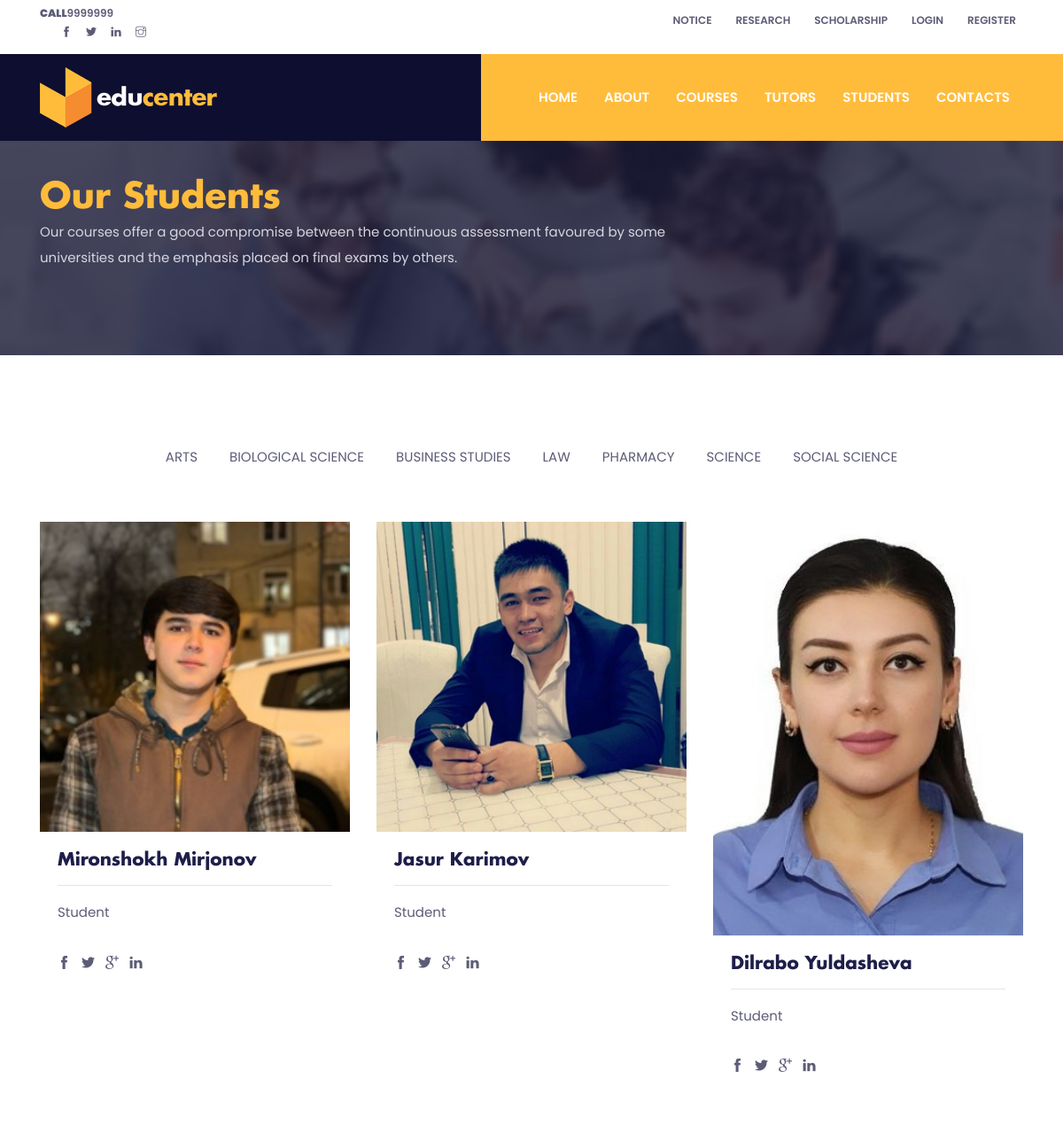
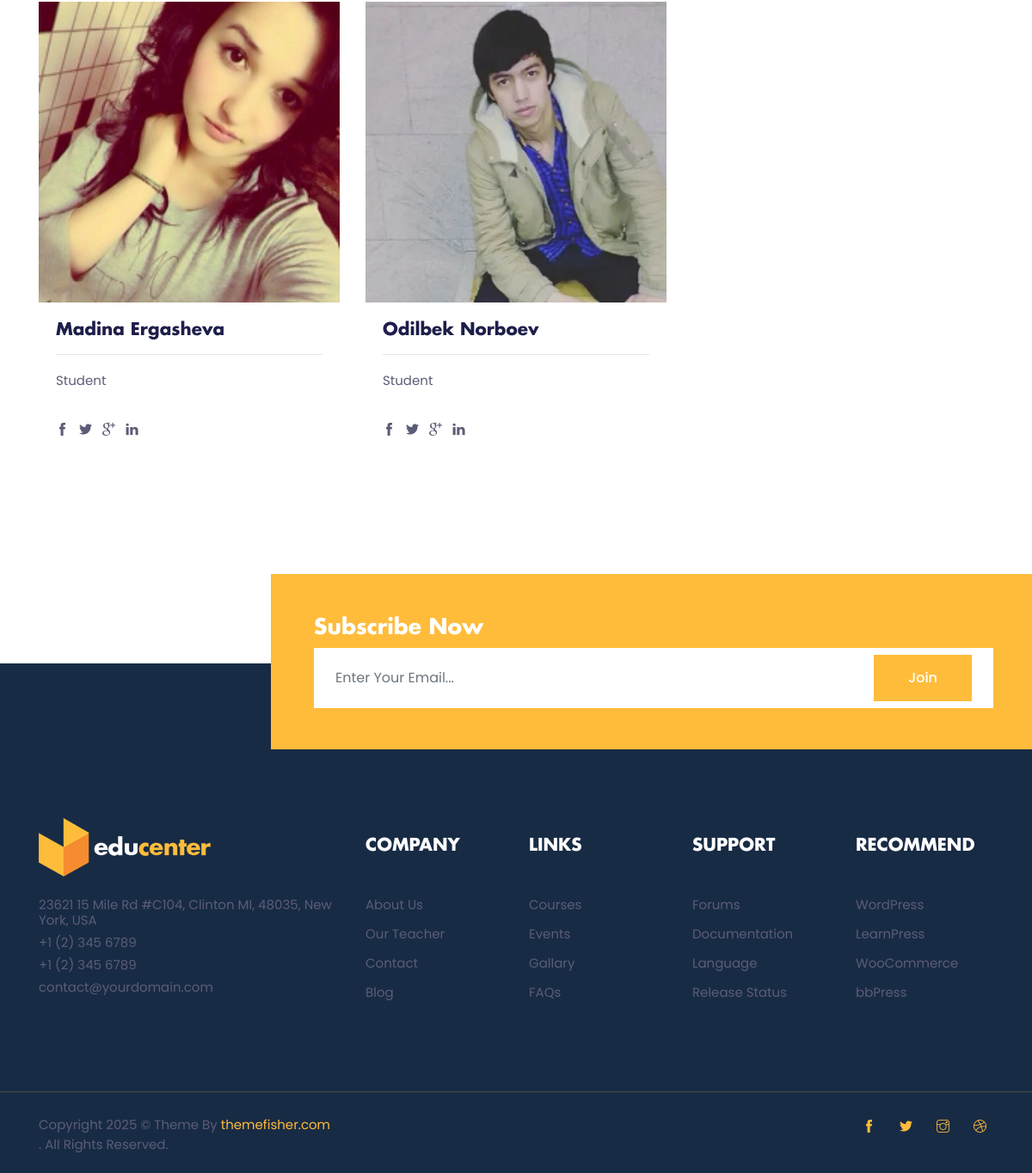
The app's page /students.html with its own data (2 pictures, top to bottom).
### home/models.py (models this page shows, shortened)
class Setting(models.Model):
    title = models.CharField(max_length=150)
    keywords = models.CharField(max_length=255)
    description = models.CharField(max_length=255)
    phone = models.CharField(max_length=15)
    email = models.EmailField(max_length=50)
    address = models.CharField(max_length=100)
    smtp_server = models.CharField(max_length=50)
    smtp_email = models.CharField(max_length=50)
    smtp_password = models.CharField(max_length=10)
    smtp_port = models.CharField(max_length=5)
    youtube = models.CharField(max_length=50)
    instagram = models.CharField(max_length=50)
    facebook = models.CharField(max_length=50)
    icon = models.ImageField(upload_to='images/')
    aboutus = models.TextField(max_length=255)
    contact = RichTextUploadingField()

### course/models.py (models this page shows, shortened)
class Student(models.Model):
    name = models.CharField(max_length=150)
    description = models.TextField(max_length=255)
    image = models.ImageField(blank=True, upload_to='images/')
    def image_tag(self):
        return mark_safe('<img src="{}" height="50"/>'.format(self.image.url))
    image_tag.short_description = 'Image'

### home/views.py (the view)
# urls.py: path('students.html', students, name='student'),
def students(request):
    setting = Setting.objects.get()
    student = Student.objects.all()
    context = {'setting': setting,
               'student': student, }
    return render(request, 'students.html', context)

### home/templates/students.html (shortened to what this page needs)
{% extends 'homebase.html' %}
{% load static %}
{% block body %}
<section class="page-title-section overlay" data-background="{% static 'images/backgrounds/page-title.jpg'%}">
  <div class="container">
    <div class="row">
      <div class="col-md-8">
        <ul class="list-inline custom-breadcrumb">
          <li class="list-inline-item"><a class="h2 text-primary font-secondary" href="@@page-link">Our Students</a></li>
        </ul>
        <p class="text-lighten">Our courses offer a good compromise between the continuous assessment favoured by some universities and the emphasis placed on final exams by others.</p>
      </div>
    </div>
  </div>
</section>
<section class="section">
  <div data-ref="mixitup-target" class="container">
    <div class="row">
      <div class="col-12">
        <ul class="list-inline text-center filter-controls mb-5">
          <li class="list-inline-item m-3 text-uppercase" data-filter=".arts">arts</li>
          <li class="list-inline-item m-3 text-uppercase" data-filter=".bio-science">biological science</li>
          <li class="list-inline-item m-3 text-uppercase" data-filter=".business-study">business studies</li>
          <li class="list-inline-item m-3 text-uppercase" data-filter=".law">law</li>
          <li class="list-inline-item m-3 text-uppercase" data-filter=".pharmacy">pharmacy</li>
          <li class="list-inline-item m-3 text-uppercase" data-filter=".science">science</li>
          <li class="list-inline-item m-3 text-uppercase" data-filter=".social-science">social science</li>
        </ul>
      </div>
    </div>
    <div class="row" data-ref="mixitup-container">
        {% for s in student %}
      <div data-ref="mixitup-target" class="col-lg-4 col-sm-6 mb-5 arts law">
        <div class="card border-0 rounded-0 hover-shadow">
          <img class="card-img-top rounded-0" src="{{ s.image.url }}" alt="student">
          <div class="card-body">
            <a href="teacher-single.html">
              <h4 class="card-title">{{ s.name | safe }}</h4>
            </a>
              <hr>
            <p>Student</p>
              <br>
            <ul class="list-inline">
              <li class="list-inline-item"><a class="text-color" href="#"><i class="ti-facebook"></i></a></li>
              <li class="list-inline-item"><a class="text-color" href="#"><i class="ti-twitter-alt"></i></a></li>
              <li class="list-inline-item"><a class="text-color" href="#"><i class="ti-google"></i></a></li>
              <li class="list-inline-item"><a class="text-color" href="#"><i class="ti-linkedin"></i></a></li>
            </ul>
          </div>
        </div>
      </div>
        {% endfor %}
    </div>
  </div>
</section>
{% endblock %}

### home/templates/header.html (shortened to what this page needs)
{% load static %}
{% load active_link_tags %}
<header class="fixed-top header">
  <div class="top-header py-2 bg-white">
    <div class="container">
      <div class="row no-gutters">
        <div class="col-lg-4 text-center text-lg-left">
            <a class="text-color mr-3" href="callto:+443003030266"><strong>CALL</strong>{{ setting.phone }}</a>
          <ul class="list-inline d-flex mb-0 ml-3">
            <li class="list-inline-item mx-0"><a class="d-inline-block p-2 text-color" href="#"><i class="ti-facebook"></i></a></li>
            <li class="list-inline-item mx-0"><a class="d-inline-block p-2 text-color" href="#"><i class="ti-twitter-alt"></i></a></li>
            <li class="list-inline-item mx-0"><a class="d-inline-block p-2 text-color" href="#"><i class="ti-linkedin"></i></a></li>
            <li class="list-inline-item mx-0"><a class="d-inline-block p-2 text-color" href="#"><i class="ti-instagram"></i></a></li>
          </ul>
        </div>
        <div class="col-lg-8 text-center text-lg-right">
          <ul class="list-inline">
            <li class="list-inline-item"><a class="text-uppercase text-color p-sm-2 py-2 px-0 d-inline-block" href="notice.html">notice</a></li>
            <li class="list-inline-item"><a class="text-uppercase text-color p-sm-2 py-2 px-0 d-inline-block" href="research.html">research</a></li>
            <li class="list-inline-item"><a class="text-uppercase text-color p-sm-2 py-2 px-0 d-inline-block" href="scholarship.html">SCHOLARSHIP</a></li>
            <li class="list-inline-item"><a class="text-uppercase text-color p-sm-2 py-2 px-0 d-inline-block" href="#" data-toggle="modal" data-target="#loginModal">login</a></li>
            <li class="list-inline-item"><a class="text-uppercase text-color p-sm-2 py-2 px-0 d-inline-block" href="#" data-toggle="modal" data-target="#signupModal">register</a></li>
          </ul>
        </div>
      </div>
    </div>
  </div>
  <div class="navigation w-100">
    <div class="container">
      <nav class="navbar navbar-expand-lg navbar-light p-0">
        <a class="navbar-brand" href="{% url 'home' %}"><img src="{% static 'images/logo.png'%}" alt="logo"></a>
        <div class="collapse navbar-collapse" id="navigation">
          <ul class="navbar-nav ml-auto text-center">
            <li class="nav-item {% active_link 'home' strict=True %}">
              <a class="nav-link" href="{% url 'home' %}">HOME</a>
            </li>
            <li class="nav-item {% active_link 'about' strict=True %} @@about">
              <a class="nav-link" href="{% url 'about' %}">ABOUT</a>
            </li>
            <li class="nav-item {% active_link 'subject' strict=True %} @@subject">
              <a class="nav-link" href="{% url 'subject' %}">COURSES</a>
            </li>
            <li class="nav-item {% active_link 'tutor' strict=True %} @@tutor">
              <a class="nav-link" href="{% url 'tutor' %}">TUTORS</a>
            </li>
            <li class="nav-item {% active_link 'student' strict=True %} @@student">
              <a class="nav-link" href="{% url 'student' %}">STUDENTS</a>
            </li>
            <li class="nav-item {% active_link 'contact' strict=True %} @@contact">
              <a class="nav-link" href="{% url 'contact' %}">CONTACTS</a>
            </li>
          </ul>
        </div>
      </nav>
    </div>
  </div>
</header>

### home/static/css/style.css (style rules this page uses)
body { line-height: 1.2; font-family: "Poppins", sans-serif; -webkit-font-smoothing: antialiased; font-size: 15px; color: #5c5c77; }
p, .paragraph { font-weight: 400; color: #5c5c77; font-size: 15px; line-height: 1.9; font-family: "Poppins", sans-serif; }
h1, h2, h3, h4, h5, h6 { color: #1e1e4b; font-family: "futura-bold"; font-weight: 700; line-height: 1.2; }
h2, .h2 { font-size: 40px; }
h4, .h4 { font-size: 20px; }
body { background-color: #fff; overflow-x: hidden; }
ol, ul { list-style-type: none; margin: 0px; }
img { vertical-align: middle; border: 0; }
a { color: #ffbc3b; }
a, a:hover, a:focus { text-decoration: none; }
a, button, select { cursor: pointer; transition: .2s ease; }
h4 { transition: .2s ease; }
.section { padding-top: 90px; padding-bottom: 90px; }
.overlay { position: relative; }
.overlay::before { position: absolute; content: ''; height: 100%; width: 100%; top: 0; left: 0; background: #1a1a37; opacity: .8; }
.text-primary { color: #ffbc3b !important; }
.text-color { color: #5c5c77; }
.text-lighten { color: #d6d6e0 !important; }
.font-secondary { font-family: "futura-bold"; }
.page-title-section { padding: 200px 0 80px; }
.top-header { font-size: 12px; transition: -webkit-transform .2s ease; transition: transform .2s ease; transition: transform .2s ease, -webkit-transform .2s ease; -webkit-transform-origin: top; transform-origin: top; font-weight: 600; }
.navigation { background-image: linear-gradient(to right, transparent 50%, #ffbc3b 50%); transition: .2s ease; }
.navbar-nav { padding-left: 50px; background: #ffbc3b; }
.nav-item { margin: 0 15px; position: relative; }
.nav-item .nav-link { text-transform: uppercase; font-weight: 600; }
.nav-item::before { position: absolute; left: 0; bottom: 0; height: 6px; width: 100%; content: ""; background: #fff; -webkit-transform: scaleY(0); transform: scaleY(0); -webkit-transform-origin: top; transform-origin: top; transition: -webkit-transform .3s ease; transition: transform .3s ease; transition: transform .3s ease, -webkit-transform .3s ease; }
.navbar-light .navbar-nav .nav-link { color: #fff; }
.navbar-expand-lg .navbar-nav .nav-link { padding: 40px 0px; }
.hover-shadow { transition: .3s ease; }
.filter-controls li { cursor: pointer; transition: .1s ease; }

### home/templates/homebase.html (style rules this page uses)
header { background-color: #0e0e30; transition: background-color 0.3s ease-in-out; }

### records on screen
Setting: phone "9999999"
Student: image (picture), name "Mironshokh Mirjonov"
Student: image (picture), name "Jasur Karimov"
Student: image (picture), name "Dilrabo Yuldasheva"
Student: image (picture), name "Madina Ergasheva"
Student: image (picture), name "Odilbek Norboev"
